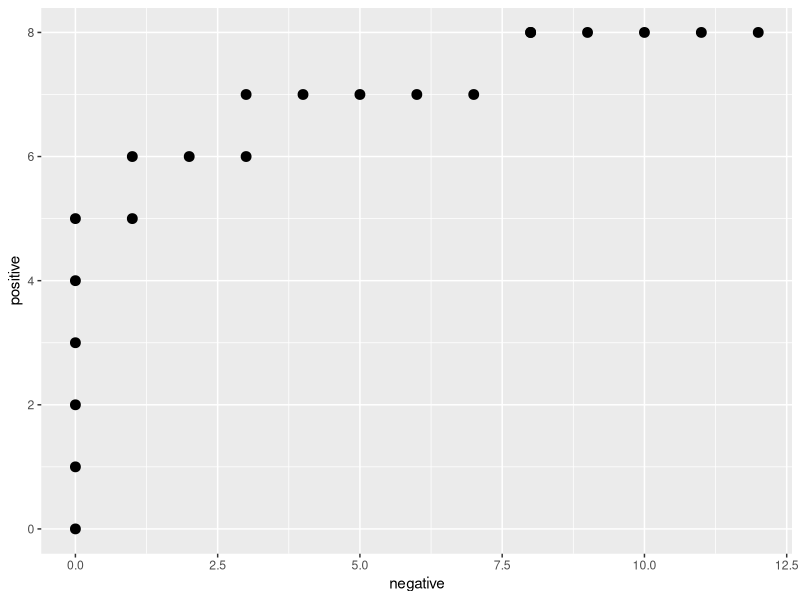
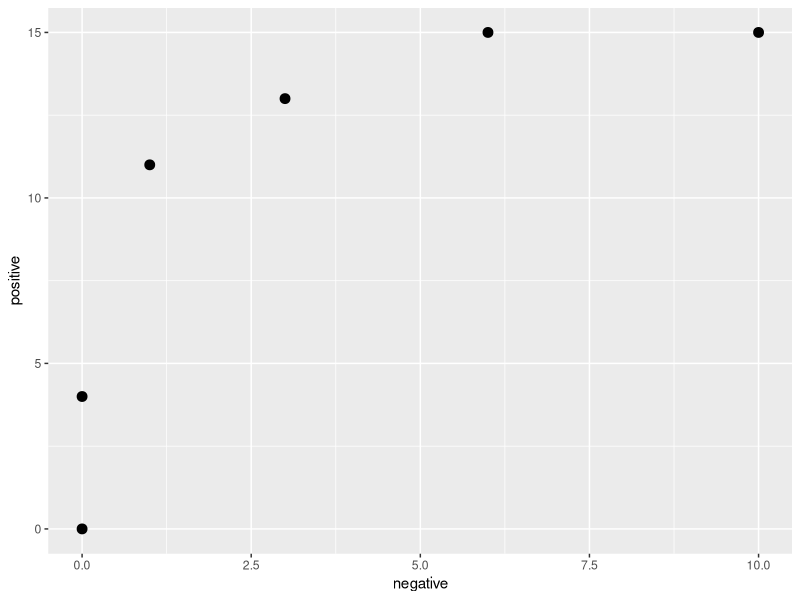
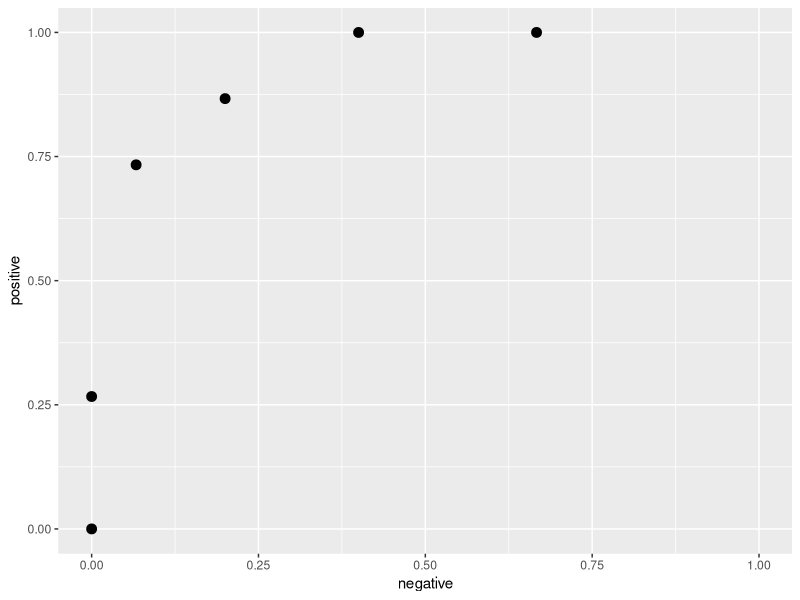
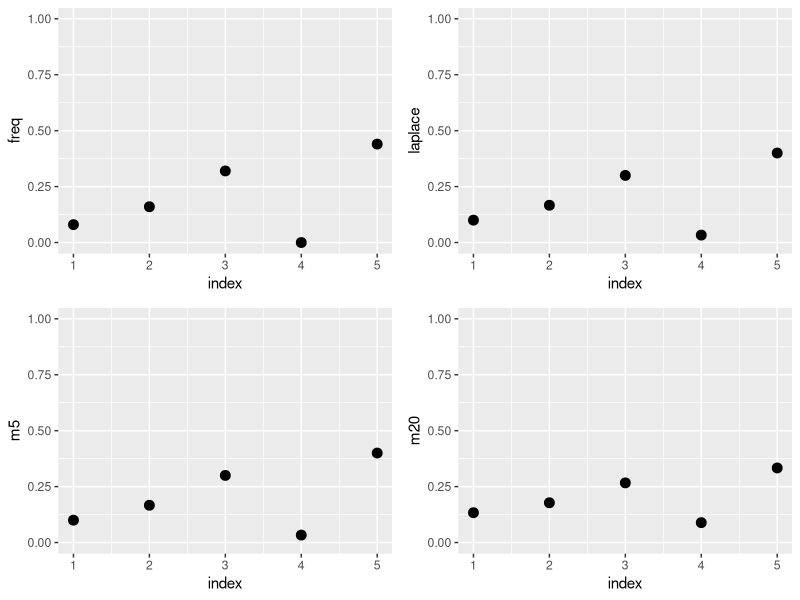

Write the R code that produced these figures, in order.
## ---- chunk 1
library(ggplot2)
negative=c(0,0,0,0,0,0,1,1,2,3,3,4,5,6,7,8,8,9,10,11,12)
positive=c(0,1,2,3,4,5,5,6,6,6,7,7,7,7,7,8,8,8,8,8,8)
pt = data.frame(negative,positive)

p <- ggplot(pt, aes(negative, positive))+xlim(0,12)+ylim(0,8)
p + geom_point(size=3)
## ---- chunk 2


negative=c(0,0,1,3,6,10)
positive=c(0,4,11,13,15,15)
lab = data.frame(negative,positive)

p <- ggplot(lab, aes(negative, positive))+xlim(0,10)+ylim(0,15)
p + geom_point(size=3)
## ---- chunk 3
x1 = c(2,3,1,1,4,2,1,0,4,3,3)
x2 = c(2,3,2,4,4,2,1,4,0,3,3)
x3 = c(3,2,3,1,4,2,1,2,0,1,3)
label = c("+","+","+","+","+","+","-","-","-","-","-")
p3 = data.frame(x1,x2,x3,label)
p3$classifer = p3$x1 * 2 + p3$x2 +3 * p3$x3
p3$margin = (p3$classifer - 12)/sqrt(2^2 + 3^2 + 1)
p3$zeroOneLoss[p3$margin<=0] = 1
p3$zeroOneLoss[p3$margin>0] = 0
p3$hinge = p3$margin
p3$hinge[p3$margin>=1] = 0
p3$hinge[p3$margin<1] = 1-p3$margin[p3$margin<1]
p3$squareLoss = (p3$hinge)^2
p3$squareLoss[p3$margin>1] = 0
p3
## ---- chunk 4
negative=c(0,0,1,3,6,10)
positive=c(0,4,11,13,15,15)
negative = negative/15
positive = positive/15

roc = data.frame(negative,positive)
p <- ggplot(roc, aes(negative, positive))+xlim(0,1)+ylim(0,1)
p + geom_point(size=3)
## ---- chunk 5
library(gridExtra)
index = c(1,2,3,4,5)
occurrence = c(2,4,8,0,11)
freq = occurrence/25
laplace = (occurrence+1)/(25+5)
m5 = (occurrence+5/5)/(25+5)
m20 = (occurrence+20/5)/(25+20)
p4 = data.frame(index,freq,laplace,m5,m20)
p4

p4plot1 = ggplot(p4,aes(index,freq))+xlim(1,5)+ylim(0,1)+ geom_point(size = 3)

p4plot2 = ggplot(p4,aes(index,laplace))+xlim(1,5)+ylim(0,1)+ geom_point(size = 3)

p4plot3 = ggplot(p4,aes(index,m5))+xlim(1,5)+ylim(0,1)+ geom_point(size = 3)

p4plot4 = ggplot(p4,aes(index,m20))+xlim(1,5)+ylim(0,1)+ geom_point(size = 3)

grid.arrange(p4plot1,p4plot2,p4plot3,p4plot4)
## ---- chunk 6
T = 2^(4+2+3+4)
T
## ---- chunk 7
T = 1*(4+1)*(2+1)*(3+1)*(4+1)
T
## ---- chunk 8
T = 1*(2^4-1)*(2^2-1)*(2^3-1)*(2^4-1)
T
